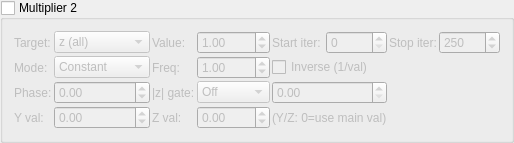
   <widget class="MyGroupBox" name="groupCheck_transf_multiplier_enabled_2_false">
    <property name="title"><string>Multiplier 2</string></property>
    <property name="checkable"><bool>true</bool></property>
    <property name="checked"><bool>false</bool></property>
    <layout class="QGridLayout" name="gridLayout_mult2">
     <property name="spacing"><number>2</number></property>
     <item row="0" column="0">
      <widget class="QLabel"><property name="text"><string>Target:</string></property></widget>
     </item>
     <item row="0" column="1">
      <widget class="MyComboBox" name="comboBox_transf_multiplier_mode_2">
       <item><property name="text"><string notr="true">z (all)</string></property></item>
       <item><property name="text"><string notr="true">z.x</string></property></item>
       <item><property name="text"><string notr="true">z.y</string></property></item>
       <item><property name="text"><string notr="true">z.z</string></property></item>
       <item><property name="text"><string notr="true">DE</string></property></item>
       <item><property name="text"><string notr="true">color</string></property></item>
        <item><property name="text"><string notr="true">z.w</string></property></item>
        <item><property name="text"><string notr="true">z.xy</string></property></item>
        <item><property name="text"><string notr="true">z.xz</string></property></item>
        <item><property name="text"><string notr="true">z.yz</string></property></item>
        <item><property name="text"><string notr="true">color accum</string></property></item>
      </widget>
     </item>
     <item row="0" column="2">
      <widget class="QLabel"><property name="text"><string>Value:</string></property></widget>
     </item>
     <item row="0" column="3">
      <widget class="MyDoubleSpinBox" name="spinbox_transf_multiplier_scale_2">
       <property name="minimum"><double>-100.0</double></property><property name="maximum"><double>100.0</double></property>
       <property name="singleStep"><double>0.01</double></property><property name="value"><double>1.0</double></property>
      </widget>
     </item>
     <item row="0" column="4">
      <widget class="QLabel"><property name="text"><string>Start iter:</string></property></widget>
     </item>
     <item row="0" column="5">
      <widget class="MySpinBox" name="spinboxInt_transf_multiplier_start_iter_2">
       <property name="minimum"><number>0</number></property><property name="maximum"><number>10000</number></property>
       <property name="value"><number>0</number></property>
      </widget>
     </item>
     <item row="0" column="6">
      <widget class="QLabel"><property name="text"><string>Stop iter:</string></property></widget>
     </item>
     <item row="0" column="7">
      <widget class="MySpinBox" name="spinboxInt_transf_multiplier_stop_iter_2">
       <property name="minimum"><number>0</number></property><property name="maximum"><number>10000</number></property>
       <property name="value"><number>250</number></property>
      </widget>
     </item>
      <item row="1" column="0">
       <widget class="QLabel"><property name="text"><string>Mode:</string></property></widget>
      </item>
      <item row="1" column="1">
       <widget class="MyComboBox" name="comboBox_transf_multiplier_value_mode_2">
        <item><property name="text"><string notr="true">Constant</string></property></item>
        <item><property name="text"><string notr="true">Sine</string></property></item>
        <item><property name="text"><string notr="true">Ramp</string></property></item>
        <item><property name="text"><string notr="true">Exponential</string></property></item>
        <item><property name="text"><string notr="true">Triangle</string></property></item>
        <item><property name="text"><string notr="true">Square</string></property></item>
        <item><property name="text"><string notr="true">Smoothstep</string></property></item>
        <item><property name="text"><string notr="true">Noise</string></property></item>
        <item><property name="text"><string notr="true">Ping-pong</string></property></item>
        <item><property name="text"><string notr="true">Stepped</string></property></item>
       </widget>
      </item>
      <item row="1" column="2">
       <widget class="QLabel"><property name="text"><string>Freq:</string></property></widget>
      </item>
      <item row="1" column="3">
       <widget class="MyDoubleSpinBox" name="spinbox_transf_multiplier_frequency_2">
        <property name="minimum"><double>0.01</double></property><property name="maximum"><double>100.0</double></property>
        <property name="singleStep"><double>0.1</double></property><property name="value"><double>1.0</double></property>
       </widget>
      </item>
      <item row="1" column="4" colspan="2">
       <widget class="MyCheckBox" name="checkBox_transf_multiplier_inverse_2">
        <property name="text"><string>Inverse (1/val)</string></property>
       </widget>
      </item>
      <item row="2" column="0">
       <widget class="QLabel"><property name="text"><string>Phase:</string></property></widget>
      </item>
      <item row="2" column="1">
       <widget class="MyDoubleSpinBox" name="spinbox_transf_multiplier_phase_2">
        <property name="minimum"><double>-10.0</double></property><property name="maximum"><double>10.0</double></property>
        <property name="singleStep"><double>0.1</double></property><property name="value"><double>0.0</double></property>
       </widget>
      </item>
      <item row="2" column="2">
       <widget class="QLabel"><property name="text"><string>|z| gate:</string></property></widget>
      </item>
      <item row="2" column="3">
       <widget class="MyComboBox" name="comboBox_transf_multiplier_threshold_mode_2">
        <item><property name="text"><string notr="true">Off</string></property></item>
        <item><property name="text"><string notr="true">&gt; thresh</string></property></item>
        <item><property name="text"><string notr="true">&lt; thresh</string></property></item>
       </widget>
      </item>
      <item row="2" column="4" colspan="2">
       <widget class="MyDoubleSpinBox" name="spinbox_transf_multiplier_threshold_2">
        <property name="minimum"><double>0.0</double></property><property name="maximum"><double>1000.0</double></property>
        <property name="singleStep"><double>0.1</double></property><property name="value"><double>0.0</double></property>
       </widget>
      </item>
      <item row="3" column="0">
       <widget class="QLabel"><property name="text"><string>Y val:</string></property></widget>
      </item>
      <item row="3" column="1">
       <widget class="MyDoubleSpinBox" name="spinbox_transf_multiplier_scale_y_2">
        <property name="minimum"><double>-100.0</double></property><property name="maximum"><double>100.0</double></property>
        <property name="singleStep"><double>0.01</double></property><property name="value"><double>0.0</double></property>
       </widget>
      </item>
      <item row="3" column="2">
       <widget class="QLabel"><property name="text"><string>Z val:</string></property></widget>
      </item>
      <item row="3" column="3">
       <widget class="MyDoubleSpinBox" name="spinbox_transf_multiplier_scale_z_2">
        <property name="minimum"><double>-100.0</double></property><property name="maximum"><double>100.0</double></property>
        <property name="singleStep"><double>0.01</double></property><property name="value"><double>0.0</double></property>
       </widget>
      </item>
      <item row="3" column="4" colspan="2">
       <widget class="QLabel"><property name="text"><string notr="true">(Y/Z: 0=use main val)</string></property></widget>
      </item>
    </layout>
   </widget>
